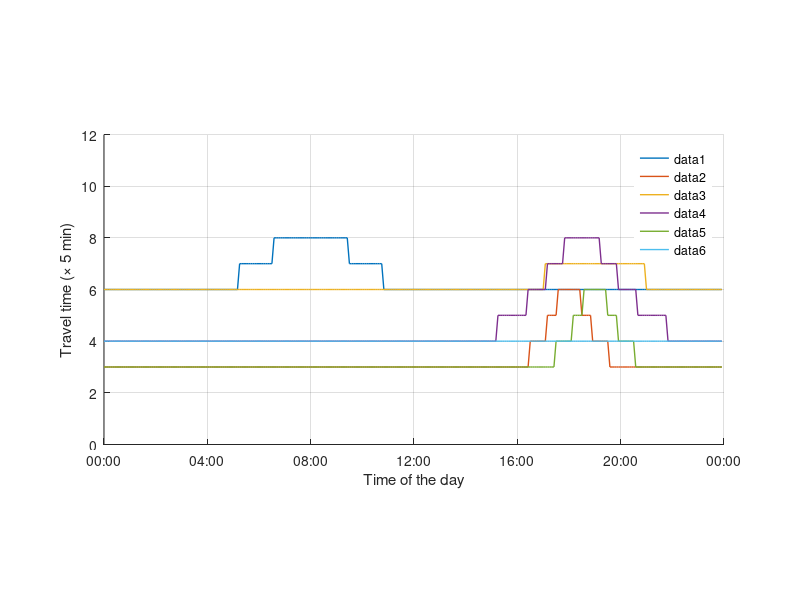

Recreate this plot in MATLAB. (Note: this script raises an error after producing the figure.)
% generate travel time data

clear

% number of nodes
% 1: home
% 2: work
% 3: shopping
I = 3;
H = 288;

% free travel time
freeTime = [
0	6	3
6	0	4
3	4	0
];
capcity = [
-1		1500	1000
1500	-1		1000
1000	1000	-1
];

% parameter for generating flow
m = [
0		1200	1000
1000	0		1000
1000	 100	0
];
b = [
0		480		1080
1140	0		1110
1140	720		0
];
c = [
-1		240		120
240		-1		240
120		180		-1
];

% traffic flow
t = 0:5:1439;
pdf = @(m_, b_, c_) m_./( ( (t-b_)./c_ ).^2 + 1 );

% BPR function
bpr = @(x, k, t0) t0 .* ( 1.0 + (x./k).^4);

figure
hold on
grid on
box off

travelTime = zeros(length(t), I, I, 'int32');
for i = 1:I
	for j = 1:I
		if freeTime(i,j) == 0
			continue
		end
		ff = pdf(m(i,j), b(i,j), c(i,j));
		tt = bpr(ff, capcity(i,j), freeTime(i,j));
		travelTime(:,i,j) = int8(tt(:));
		plot(t/1440.0, travelTime(:,i,j), 'LineWidth', 1)
	end
end

set(gca, 'XTick', .0:1.0/6.0:1.0);
datetick('x', 'HH:MM', 'keepticks');
pbaspect([2 1 1])
xlabel('Time of the day')
ylabel('Travel time (\times 5 min)')
axis([.0 1.0 0.0 12])
pbaspect([2 1 1])
legend('boxoff')
export_fig('FIGURES/travel_time', '-pdf')

whos
fprintf('save travel time\n')
save 'DATA/TT.mat' travelTime
fprintf('export the data as .dat\n')
fid = fopen('DATA/TT.dat', 'W');
exportParam(fid, 'travelTime', travelTime, 0, 1, 1);
fclose(fid);